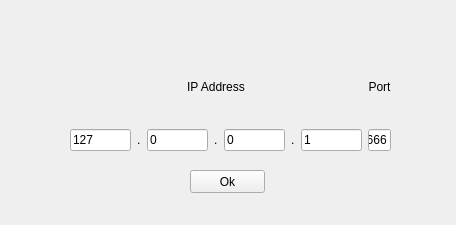
<?xml version="1.0" encoding="UTF-8"?>
<ui version="4.0">
 <class>AddrinfoWindow</class>
 <widget class="QMainWindow" name="AddrinfoWindow">
  <property name="geometry">
   <rect>
    <x>0</x>
    <y>0</y>
    <width>456</width>
    <height>225</height>
   </rect>
  </property>
  <property name="windowTitle">
   <string>Client</string>
  </property>
  <widget class="QWidget" name="centralwidget">
   <widget class="QWidget" name="horizontalLayoutWidget_2">
    <property name="geometry">
     <rect>
      <x>70</x>
      <y>50</y>
      <width>321</width>
      <height>101</height>
     </rect>
    </property>
    <layout class="QHBoxLayout" name="horizontalLayout_3">
     <item>
      <layout class="QVBoxLayout" name="verticalLayout_2">
       <item>
        <widget class="QLabel" name="label_4">
         <property name="text">
          <string>IP Address</string>
         </property>
         <property name="alignment">
          <set>Qt::AlignCenter</set>
         </property>
        </widget>
       </item>
       <item>
        <layout class="QHBoxLayout" name="horizontalLayout">
         <item>
          <widget class="QLineEdit" name="Addr0LineEdit">
           <property name="text">
            <string>127</string>
           </property>
          </widget>
         </item>
         <item>
          <widget class="QLabel" name="label">
           <property name="sizePolicy">
            <sizepolicy hsizetype="Preferred" vsizetype="Minimum">
             <horstretch>0</horstretch>
             <verstretch>0</verstretch>
            </sizepolicy>
           </property>
           <property name="text">
            <string>.</string>
           </property>
          </widget>
         </item>
         <item>
          <widget class="QLineEdit" name="Addr1LineEdit">
           <property name="text">
            <string>0</string>
           </property>
          </widget>
         </item>
         <item>
          <widget class="QLabel" name="label_2">
           <property name="sizePolicy">
            <sizepolicy hsizetype="Preferred" vsizetype="Minimum">
             <horstretch>0</horstretch>
             <verstretch>0</verstretch>
            </sizepolicy>
           </property>
           <property name="text">
            <string>.</string>
           </property>
          </widget>
         </item>
         <item>
          <widget class="QLineEdit" name="Addr2LineEdit">
           <property name="text">
            <string>0</string>
           </property>
          </widget>
         </item>
         <item>
          <widget class="QLabel" name="label_3">
           <property name="sizePolicy">
            <sizepolicy hsizetype="Preferred" vsizetype="Minimum">
             <horstretch>0</horstretch>
             <verstretch>0</verstretch>
            </sizepolicy>
           </property>
           <property name="text">
            <string>.</string>
           </property>
          </widget>
         </item>
         <item>
          <widget class="QLineEdit" name="Addr3LineEdit">
           <property name="text">
            <string>1</string>
           </property>
          </widget>
         </item>
        </layout>
       </item>
      </layout>
     </item>
     <item>
      <layout class="QVBoxLayout" name="verticalLayout_3">
       <item>
        <widget class="QLabel" name="label_5">
         <property name="text">
          <string>Port</string>
         </property>
         <property name="alignment">
          <set>Qt::AlignCenter</set>
         </property>
        </widget>
       </item>
       <item>
        <widget class="QLineEdit" name="PortLineEdit">
         <property name="text">
          <string>6666</string>
         </property>
        </widget>
       </item>
      </layout>
     </item>
    </layout>
   </widget>
   <widget class="QPushButton" name="pushButton">
    <property name="geometry">
     <rect>
      <x>190</x>
      <y>170</y>
      <width>75</width>
      <height>23</height>
     </rect>
    </property>
    <property name="text">
     <string>Ok</string>
    </property>
   </widget>
  </widget>
 </widget>
 <tabstops>
  <tabstop>pushButton</tabstop>
  <tabstop>Addr0LineEdit</tabstop>
  <tabstop>Addr1LineEdit</tabstop>
  <tabstop>Addr2LineEdit</tabstop>
  <tabstop>Addr3LineEdit</tabstop>
  <tabstop>PortLineEdit</tabstop>
 </tabstops>
 <resources/>
 <connections/>
</ui>
